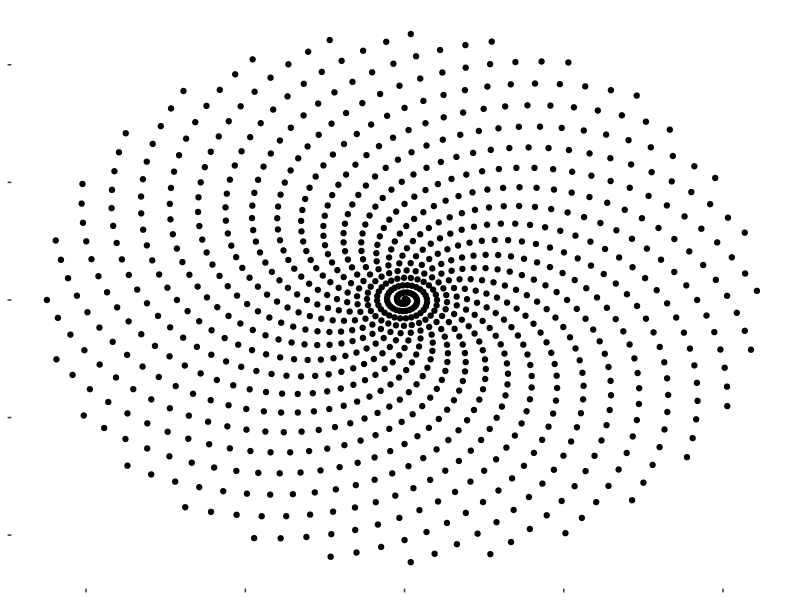
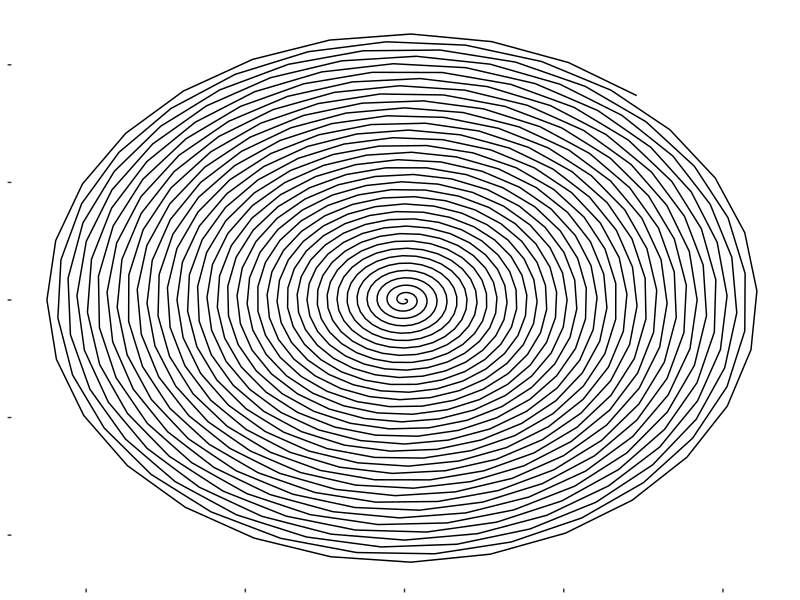
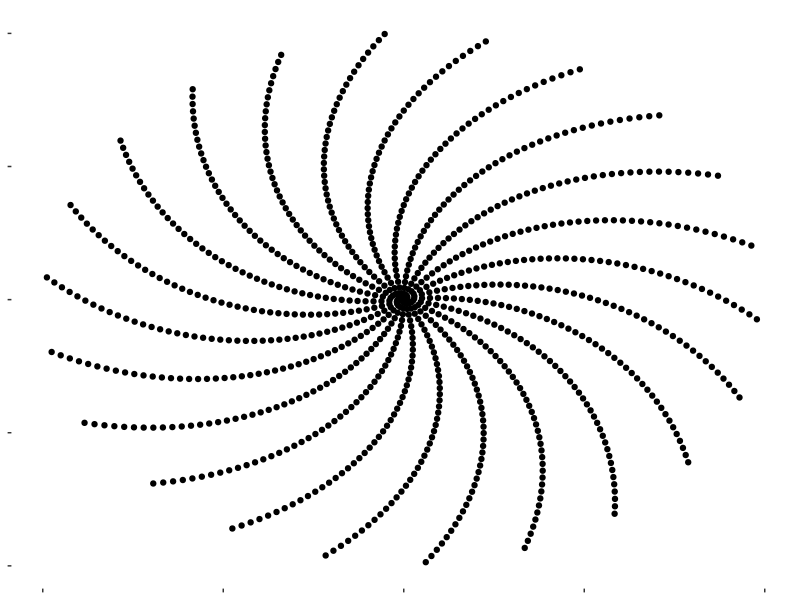
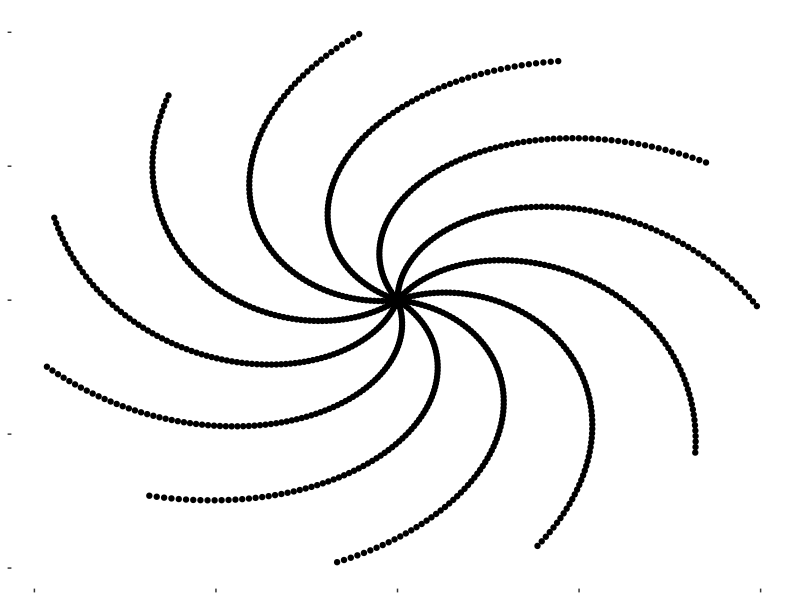
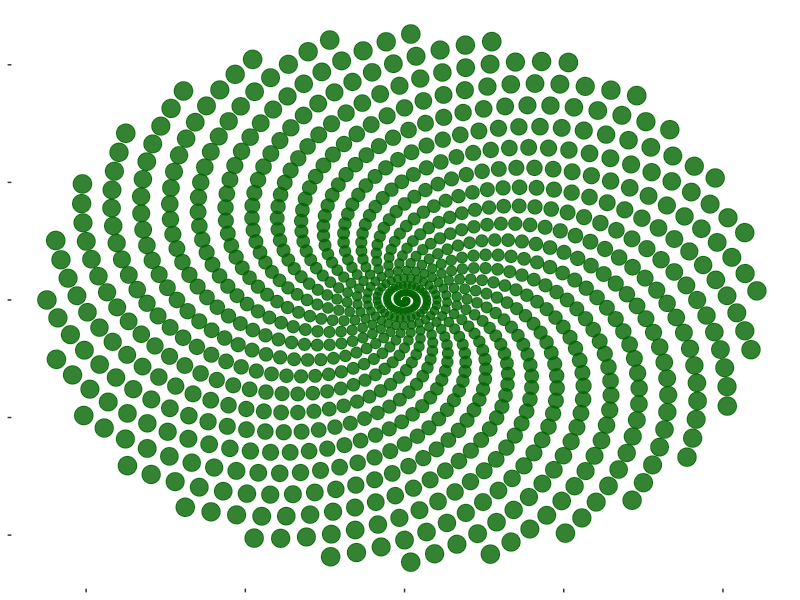
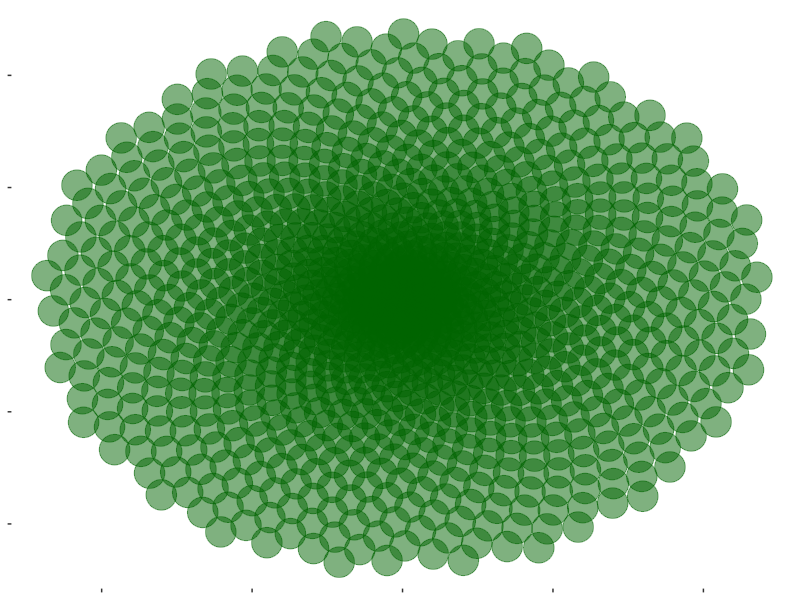
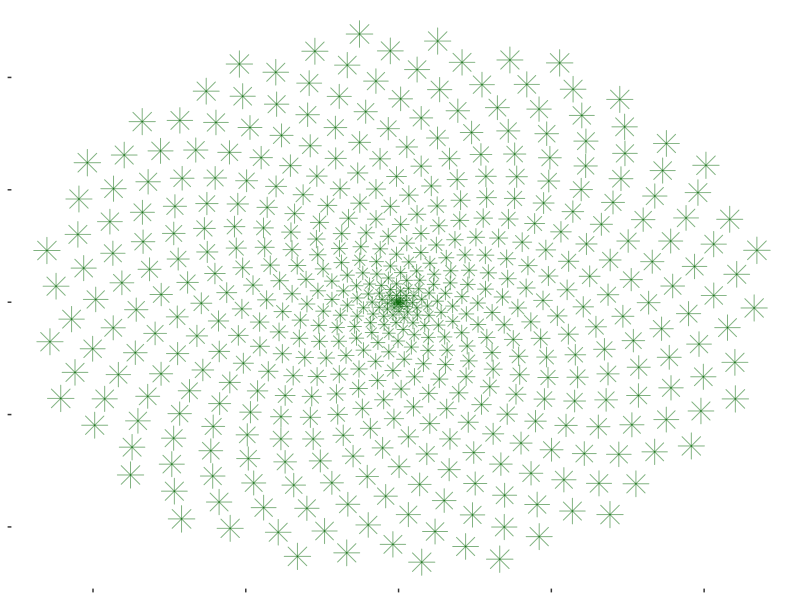
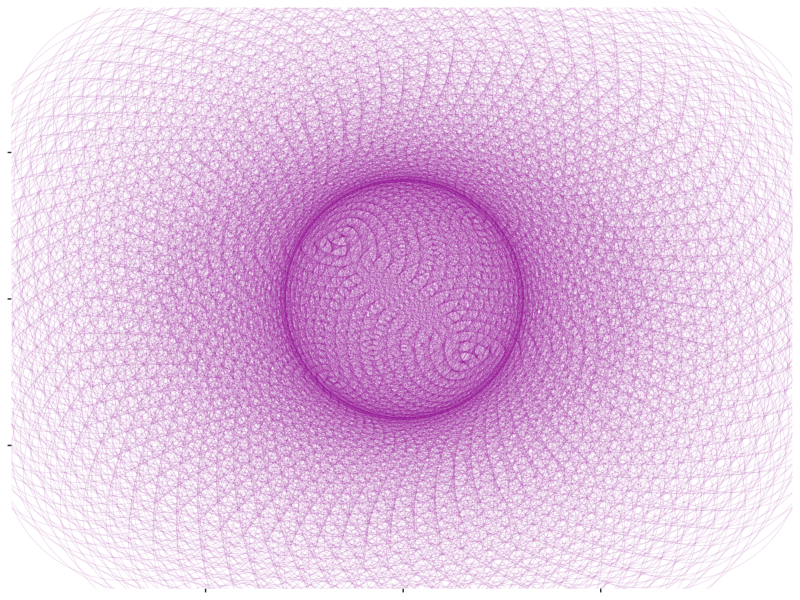

Write the R code that produced these figures, in order.
# To see the results check Result.md


# Let's Start with a spiral image
library(ggplot2)
angle<-13*pi/180
a<-seq(1,1000)*angle #plottting 1000 points
x<-sin(a)
y<-cos(a)
df<-data.frame(x,y,a)
plot<-ggplot(data=df,aes(x*a,y*a))
plot+ geom_point() + theme(text=element_blank(),rect=element_blank()) #adding plot layers

# let's look at the spiral path
plot+ geom_path() + theme(text=element_blank(),rect=element_blank())

# effect of changing angle


angle<-2
a<-seq(1,1000)*angle
x<-sin(a)
y<-cos(a)
df<-data.frame(x,y,a)
plot<-ggplot(data=df,aes(x*a,y*a))
plot+ geom_point() + theme(text=element_blank(),rect=element_blank())

angle<-4
a<-seq(1,1000)*angle
x<-sin(a)
y<-cos(a)
df<-data.frame(x,y,a)
plot<-ggplot(data=df,aes(x*a,y*a))
plot+ geom_point() + theme(text=element_blank(),rect=element_blank())

#add some color
angle<-13*pi/180
a<-seq(1,1000)*angle
x<-sin(a)
y<-cos(a)
df<-data.frame(x,y,a)
plot<-ggplot(data=df,aes(x*a,y*a))
plot+ geom_point(color="darkgreen",alpha=0.8,aes(size=a)) + theme(text=element_blank(),rect=element_blank(),legend.position = "none")


angle<-pi*(3-sqrt(5)) #golden angle
a<-seq(1,1000)*angle
x<-sin(a)
y<-cos(a)
df<-data.frame(x,y,a)
plot<-ggplot(data=df,aes(x*a,y*a))
plot+ geom_point(color="darkgreen",alpha=0.5,size=10) + theme(text=element_blank(),rect=element_blank(),legend.position = "none")


# change shape
angle<-(3-sqrt(5))*pi
a<-seq(1,500)*angle
x<-sin(a)
y<-cos(a)
df<-data.frame(x,y,a)
plot<-ggplot(data=df,aes(x*a,y*a))
plot+ geom_point(color="darkgreen",shape=8,alpha=0.5,aes(size=a)) + theme(text=element_blank(),rect=element_blank(),legend.position = "none")

# The best part
angle<-13*pi/180
a<-seq(1,2000)*angle
x<-sin(a)
y<-cos(a)
df<-data.frame(x,y,a)
plot<-ggplot(data=df,aes(x*a,y*a))
plot+ geom_point(color="darkmagenta",shape=1,alpha=0.1,size=80) + theme(text=element_blank(),rect=element_blank(),legend.position = "none")

# Change angle and see the difference

angle<-1.8
a<-seq(1,2000)*angle
x<-sin(a)
y<-cos(a)
df<-data.frame(x,y,a)
plot<-ggplot(data=df,aes(x*a,y*a))
plot+ geom_point(color="darkmagenta",shape=1,alpha=0.1,size=80) + theme(text=element_blank(),rect=element_blank(),legend.position = "none")

angle<-2
a<-seq(1,2000)*angle
x<-sin(a)
y<-cos(a)
df<-data.frame(x,y,a)
plot<-ggplot(data=df,aes(x*a,y*a))
plot+ geom_point(color="darkmagenta",shape=1,alpha=0.1,size=80) + theme(text=element_blank(),rect=element_blank(),legend.position = "none")

angle<-2.5
a<-seq(1,2000)*angle
x<-sin(a)
y<-cos(a)
df<-data.frame(x,y,a)
plot<-ggplot(data=df,aes(x*a,y*a))
plot+ geom_point(color="darkblue",shape=1,alpha=0.1,size=80) + theme(text=element_blank(),rect=element_blank(),legend.position = "none")

angle<-1.3
a<-seq(1,2000)*angle
x<-sin(a)
y<-cos(a)
df<-data.frame(x,y,a)
plot<-ggplot(data=df,aes(x*a,y*a))
plot+ geom_point(color="darkmagenta",shape=1,alpha=0.1,size=80) + theme(text=element_blank(),rect=element_blank(),legend.position = "none")
